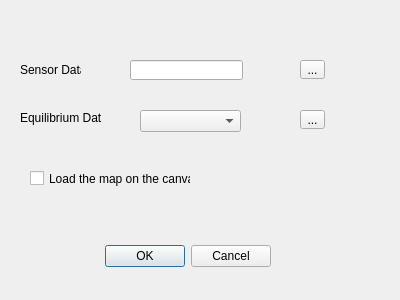
<?xml version="1.0" encoding="UTF-8"?>
<ui version="4.0">
 <class>Dialog</class>
 <widget class="QDialog" name="Dialog">
  <property name="geometry">
   <rect>
    <x>0</x>
    <y>0</y>
    <width>400</width>
    <height>300</height>
   </rect>
  </property>
  <property name="windowTitle">
   <string>Dialog</string>
  </property>
  <widget class="QDialogButtonBox" name="buttonBox">
   <property name="geometry">
    <rect>
     <x>-70</x>
     <y>240</y>
     <width>341</width>
     <height>32</height>
    </rect>
   </property>
   <property name="orientation">
    <enum>Qt::Horizontal</enum>
   </property>
   <property name="standardButtons">
    <set>QDialogButtonBox::Cancel|QDialogButtonBox::Ok</set>
   </property>
  </widget>
  <widget class="QLabel" name="label">
   <property name="geometry">
    <rect>
     <x>20</x>
     <y>60</y>
     <width>61</width>
     <height>20</height>
    </rect>
   </property>
   <property name="text">
    <string>Sensor Data</string>
   </property>
  </widget>
  <widget class="QLineEdit" name="lineEdit">
   <property name="geometry">
    <rect>
     <x>130</x>
     <y>60</y>
     <width>113</width>
     <height>20</height>
    </rect>
   </property>
  </widget>
  <widget class="QLabel" name="label_2">
   <property name="geometry">
    <rect>
     <x>20</x>
     <y>110</y>
     <width>81</width>
     <height>16</height>
    </rect>
   </property>
   <property name="text">
    <string>Equilibrium Data</string>
   </property>
  </widget>
  <widget class="QCheckBox" name="checkBox">
   <property name="geometry">
    <rect>
     <x>30</x>
     <y>170</y>
     <width>161</width>
     <height>17</height>
    </rect>
   </property>
   <property name="text">
    <string>Load the map on the canvas</string>
   </property>
  </widget>
  <widget class="QToolButton" name="toolButton">
   <property name="geometry">
    <rect>
     <x>300</x>
     <y>60</y>
     <width>25</width>
     <height>19</height>
    </rect>
   </property>
   <property name="text">
    <string>...</string>
   </property>
  </widget>
  <widget class="QToolButton" name="toolButton_2">
   <property name="geometry">
    <rect>
     <x>300</x>
     <y>110</y>
     <width>25</width>
     <height>19</height>
    </rect>
   </property>
   <property name="text">
    <string>...</string>
   </property>
  </widget>
  <widget class="QComboBox" name="comboBox">
   <property name="geometry">
    <rect>
     <x>140</x>
     <y>110</y>
     <width>101</width>
     <height>22</height>
    </rect>
   </property>
  </widget>
 </widget>
 <resources/>
 <connections>
  <connection>
   <sender>buttonBox</sender>
   <signal>accepted()</signal>
   <receiver>Dialog</receiver>
   <slot>accept()</slot>
   <hints>
    <hint type="sourcelabel">
     <x>248</x>
     <y>254</y>
    </hint>
    <hint type="destinationlabel">
     <x>157</x>
     <y>274</y>
    </hint>
   </hints>
  </connection>
  <connection>
   <sender>buttonBox</sender>
   <signal>rejected()</signal>
   <receiver>Dialog</receiver>
   <slot>reject()</slot>
   <hints>
    <hint type="sourcelabel">
     <x>316</x>
     <y>260</y>
    </hint>
    <hint type="destinationlabel">
     <x>286</x>
     <y>274</y>
    </hint>
   </hints>
  </connection>
 </connections>
</ui>
